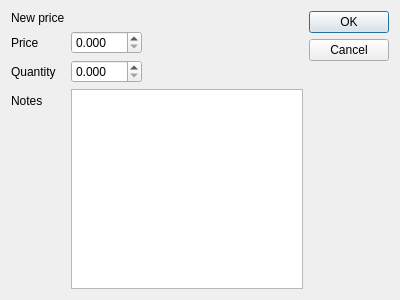
<?xml version="1.0" encoding="UTF-8"?>
<ui version="4.0">
 <class>PriceDialog</class>
 <widget class="QDialog" name="PriceDialog">
  <property name="geometry">
   <rect>
    <x>0</x>
    <y>0</y>
    <width>400</width>
    <height>300</height>
   </rect>
  </property>
  <property name="windowTitle">
   <string>Dialog</string>
  </property>
  <layout class="QHBoxLayout" name="horizontalLayout">
   <item>
    <layout class="QFormLayout" name="formLayout">
     <property name="fieldGrowthPolicy">
      <enum>QFormLayout::AllNonFixedFieldsGrow</enum>
     </property>
     <item row="0" column="0">
      <widget class="QLabel" name="price_tag">
       <property name="text">
        <string>New price</string>
       </property>
      </widget>
     </item>
     <item row="2" column="0">
      <widget class="QLabel" name="price_price_tag">
       <property name="text">
        <string>Price</string>
       </property>
      </widget>
     </item>
     <item row="2" column="1">
      <widget class="QDoubleSpinBox" name="price_price">
       <property name="sizePolicy">
        <sizepolicy hsizetype="Maximum" vsizetype="Fixed">
         <horstretch>0</horstretch>
         <verstretch>0</verstretch>
        </sizepolicy>
       </property>
       <property name="decimals">
        <number>3</number>
       </property>
       <property name="maximum">
        <double>999.999000000000024</double>
       </property>
      </widget>
     </item>
     <item row="4" column="0">
      <widget class="QLabel" name="price_quantity_tag">
       <property name="text">
        <string>Quantity</string>
       </property>
      </widget>
     </item>
     <item row="4" column="1">
      <widget class="QDoubleSpinBox" name="price_quantity">
       <property name="sizePolicy">
        <sizepolicy hsizetype="Maximum" vsizetype="Fixed">
         <horstretch>0</horstretch>
         <verstretch>0</verstretch>
        </sizepolicy>
       </property>
       <property name="decimals">
        <number>3</number>
       </property>
       <property name="maximum">
        <double>999.999000000000024</double>
       </property>
      </widget>
     </item>
     <item row="5" column="0">
      <widget class="QLabel" name="price_notes_tag">
       <property name="text">
        <string>Notes</string>
       </property>
      </widget>
     </item>
     <item row="5" column="1">
      <widget class="QTextEdit" name="price_notes"/>
     </item>
    </layout>
   </item>
   <item>
    <widget class="QDialogButtonBox" name="buttonBox">
     <property name="orientation">
      <enum>Qt::Vertical</enum>
     </property>
     <property name="standardButtons">
      <set>QDialogButtonBox::Cancel|QDialogButtonBox::Ok</set>
     </property>
    </widget>
   </item>
  </layout>
 </widget>
 <resources/>
 <connections>
  <connection>
   <sender>buttonBox</sender>
   <signal>accepted()</signal>
   <receiver>PriceDialog</receiver>
   <slot>accept()</slot>
   <hints>
    <hint type="sourcelabel">
     <x>248</x>
     <y>254</y>
    </hint>
    <hint type="destinationlabel">
     <x>157</x>
     <y>274</y>
    </hint>
   </hints>
  </connection>
  <connection>
   <sender>buttonBox</sender>
   <signal>rejected()</signal>
   <receiver>PriceDialog</receiver>
   <slot>reject()</slot>
   <hints>
    <hint type="sourcelabel">
     <x>316</x>
     <y>260</y>
    </hint>
    <hint type="destinationlabel">
     <x>286</x>
     <y>274</y>
    </hint>
   </hints>
  </connection>
 </connections>
</ui>
